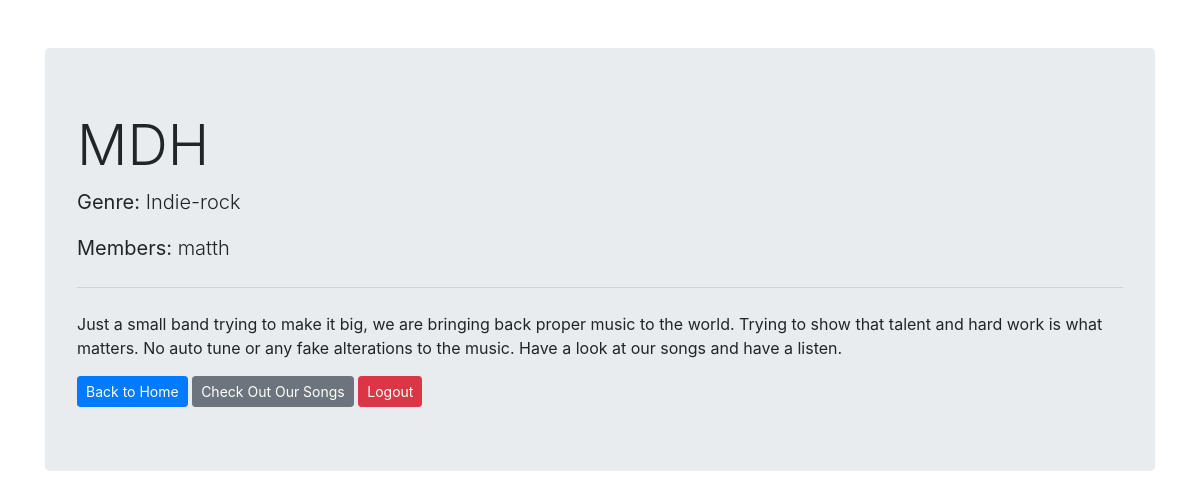
Page /band/1/ (signed in) on the committed database.
### band/models.py (models this page shows, shortened)
class Band(models.Model):
    name = models.CharField(max_length=100)
    genre = models.CharField(max_length=50)
    bio = models.TextField()
    members = models.ManyToManyField(User, related_name='bands')

### band/views.py (the view)
# urls.py: path('band/<int:band_id>/', views.band_info, name='band_info'),
@login_required
def band_info(request, band_id):
    band = get_object_or_404(Band, pk=band_id)
    return render(request, 'band/band_info.html', {'band': band})

### band/templates/band/band_info.html (shortened to what this page needs)
{% load static %}
<!DOCTYPE html>
<html>
<head>
    <link rel="stylesheet" href="https://maxcdn.bootstrapcdn.com/bootstrap/4.5.2/css/bootstrap.min.css">
</head>
<body>
    <div class="container mt-5">
        <div class="jumbotron">
            <h1 class="display-4">{{ band.name }}</h1>
            <p class="lead"><strong>Genre:</strong> {{ band.genre }}</p>
            <p class="lead"><strong>Members:</strong> {{ band.members.all|join:", " }}</p>
            <hr class="my-4">
            <p>{{ band.bio }}</p>
            <a class="btn btn-primary btn-sm" href="{% url 'band:home' %}" role="button">Back to Home</a>
            <a class="btn btn-secondary btn-sm" href="{% url 'band:song_list' %}" role="button">Check Out Our Songs</a>
            <a class="btn btn-danger btn-sm" href="{% url 'logout' %}" role="button">Logout</a>
        </div>
    </div>
</body>
</html>

### rows in the picture
Band: name "MDH", genre "Indie-rock", members.all "matth", bio "Just a small band trying to make it big, we are bringing back proper music to the world. Trying to show that talent and hard work is what matters. No auto tune or any fake alterations to the music. Have a look at our songs and have a listen."
